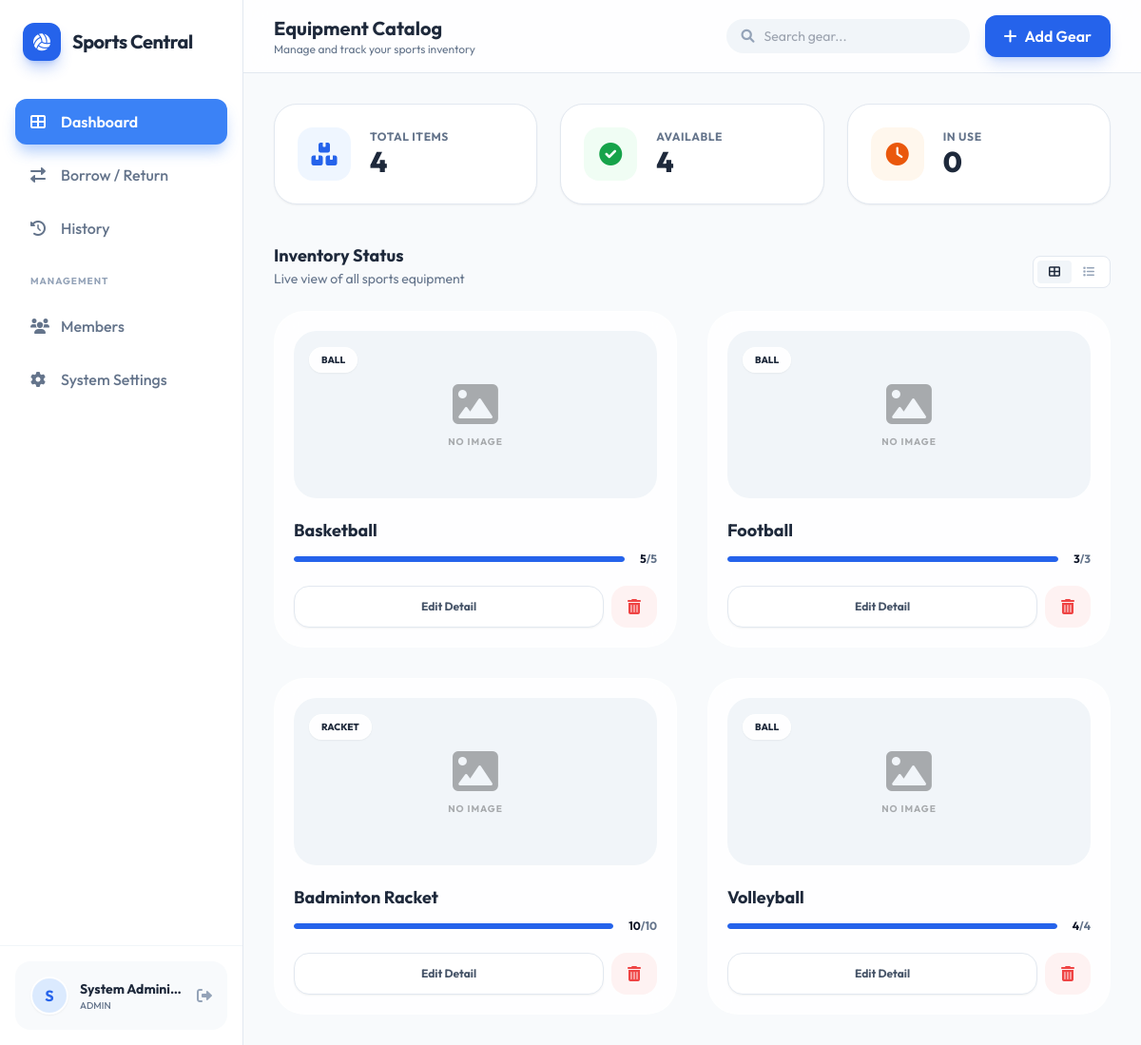
/dashboard.php (signed in), run on the app's committed database.
### tables this page shows
CREATE TABLE IF NOT EXISTS equipment (
    id INT AUTO_INCREMENT PRIMARY KEY,
    name VARCHAR(100) NOT NULL,
    category VARCHAR(50),
    total_quantity INT DEFAULT 1,
    available_quantity INT DEFAULT 1,
    status ENUM('available', 'maintenance', 'retired') DEFAULT 'available',
    image_url VARCHAR(255),
    created_at TIMESTAMP DEFAULT CURRENT_TIMESTAMP
);

### dashboard.php (the view, shortened to what this page needs)
<?php
$database = new Database();
$db = $database->getConnection();
$query = "SELECT * FROM equipment ORDER BY created_at DESC";
$stmt = $db->prepare($query);
$stmt->execute();
$equipment = $stmt->fetchAll(PDO::FETCH_ASSOC);
$total = count($equipment);
$available = 0;
foreach($equipment as $item) if($item['available_quantity'] > 0) $available++;
?>
<!DOCTYPE html>
<html lang="th">
<head>
    <script src="https://cdn.tailwindcss.com"></script>
    <link rel="stylesheet" href="https://cdnjs.cloudflare.com/ajax/libs/jquery-confirm/3.3.4/jquery-confirm.min.css">
    <link rel="stylesheet" href="https://cdnjs.cloudflare.com/ajax/libs/font-awesome/6.0.0/css/all.min.css">
</head>
<body class="flex min-h-screen">
    <aside class="sidebar w-64 bg-white border-r border-slate-200 hidden lg:flex flex-col flex-shrink-0">
        <div class="p-6">
            <div class="flex items-center gap-3">
                <div class="w-10 h-10 bg-blue-600 rounded-xl flex items-center justify-center text-white shadow-lg shadow-blue-600/30">
                    <i class="fas fa-volleyball-ball text-lg"></i>
                </div>
                <h1 class="text-xl font-bold text-slate-800 tracking-tight">Sports Central</h1>
            </div>
        </div>
        <nav class="flex-1 px-4 py-4 space-y-2 custom-scrollbar overflow-y-auto">
            <a href="dashboard.php" class="nav-link active flex items-center gap-3 px-4 py-3 rounded-xl font-semibold">
                <i class="fas fa-th-large w-5"></i> Dashboard
            </a>
            <a href="#" class="nav-link flex items-center gap-3 px-4 py-3 rounded-xl text-slate-500 font-medium">
                <i class="fas fa-exchange-alt w-5"></i> Borrow / Return
            </a>
            <a href="#" class="nav-link flex items-center gap-3 px-4 py-3 rounded-xl text-slate-500 font-medium">
                <i class="fas fa-history w-5"></i> History
            </a>
            <div class="pt-4 pb-2 px-4">
                <p class="text-[10px] font-bold text-slate-400 uppercase tracking-widest">Management</p>
            </div>
            <a href="#" class="nav-link flex items-center gap-3 px-4 py-3 rounded-xl text-slate-500 font-medium">
                <i class="fas fa-users w-5"></i> Members
            </a>
            <a href="#" class="nav-link flex items-center gap-3 px-4 py-3 rounded-xl text-slate-500 font-medium">
                <i class="fas fa-cog w-5"></i> System Settings
            </a>
        </nav>
        <div class="p-4 border-t border-slate-100">
            <div class="bg-slate-50 rounded-2xl p-4 flex items-center gap-3">
                <div class="w-10 h-10 rounded-full bg-blue-100 flex items-center justify-center text-blue-600 font-bold border-2 border-white shadow-sm">
                    <?php echo strtoupper(substr($_SESSION['full_name'], 0, 1)); ?>
                </div>
                <div class="flex-1 min-w-0">
                    <p class="text-sm font-bold text-slate-800 truncate"><?php echo $_SESSION['full_name']; ?></p>
                    <p class="text-[10px] font-medium text-slate-500 uppercase"><?php echo $_SESSION['role']; ?></p>
                </div>
                <a href="logout.php" class="text-slate-400 hover:text-red-500 transition-colors">
                    <i class="fas fa-sign-out-alt"></i>
                </a>
            </div>
        </div>
    </aside>
    <main class="flex-1 flex flex-col min-w-0 bg-slate-50 overflow-hidden">
        <header class="bg-white/80 backdrop-blur-md border-b border-slate-200 px-8 py-4 flex justify-between items-center sticky top-0 z-10">
            <div>
                <h2 class="text-xl font-bold text-slate-800">Equipment Catalog</h2>
                <p class="text-xs text-slate-500">Manage and track your sports inventory</p>
            </div>
            <div class="flex items-center gap-4">
                <div class="relative hidden md:block">
                    <i class="fas fa-search absolute left-4 top-1/2 -translate-y-1/2 text-slate-400 text-sm"></i>
                    <input type="text" placeholder="Search gear..." class="bg-slate-100 border-none rounded-full pl-10 pr-4 py-2 text-sm focus:ring-2 focus:ring-blue-500 w-64 transition-all">
                </div>
                <button onclick="addEquipment()" class="bg-blue-600 hover:bg-blue-700 text-white px-5 py-2.5 rounded-xl font-semibold flex items-center gap-2 shadow-lg shadow-blue-600/20 transition-all active:scale-95">
                    <i class="fas fa-plus"></i> <span class="hidden sm:inline">Add Gear</span>
                </button>
            </div>
        </header>
        <div class="flex-1 overflow-y-auto p-8 custom-scrollbar">
            <div class="grid grid-cols-1 md:grid-cols-3 gap-6 mb-10">
                <div class="bg-white p-6 rounded-3xl shadow-sm border border-slate-200 flex items-center gap-5">
                    <div class="w-14 h-14 bg-blue-50 rounded-2xl flex items-center justify-center text-blue-600">
                        <i class="fas fa-boxes-stacked text-2xl"></i>
                    </div>
                    <div>
                        <p class="text-slate-500 text-xs font-bold uppercase tracking-wider">Total Items</p>
                        <h4 class="text-3xl font-extrabold text-slate-800"><?php echo $total; ?></h4>
                    </div>
                </div>
                <div class="bg-white p-6 rounded-3xl shadow-sm border border-slate-200 flex items-center gap-5">
                    <div class="w-14 h-14 bg-green-50 rounded-2xl flex items-center justify-center text-green-600">
                        <i class="fas fa-check-circle text-2xl"></i>
                    </div>
                    <div>
                        <p class="text-slate-500 text-xs font-bold uppercase tracking-wider">Available</p>
                        <h4 class="text-3xl font-extrabold text-slate-800"><?php echo $available; ?></h4>
                    </div>
                </div>
                <div class="bg-white p-6 rounded-3xl shadow-sm border border-slate-200 flex items-center gap-5">
                    <div class="w-14 h-14 bg-orange-50 rounded-2xl flex items-center justify-center text-orange-600">
                        <i class="fas fa-clock text-2xl"></i>
                    </div>
                    <div>
                        <p class="text-slate-500 text-xs font-bold uppercase tracking-wider">In Use</p>
                        <h4 class="text-3xl font-extrabold text-slate-800"><?php echo $total - $available; ?></h4>
                    </div>
                </div>
            </div>
            <div class="flex justify-between items-end mb-6">
                <div>
                    <h3 class="text-lg font-bold text-slate-800">Inventory Status</h3>
                    <p class="text-sm text-slate-500">Live view of all sports equipment</p>
                </div>
                <div class="flex gap-2">
                    <div class="bg-white border border-slate-200 rounded-lg p-1 flex">
                        <button class="px-3 py-1 bg-slate-100 rounded text-slate-800 font-semibold text-xs"><i class="fas fa-th-large"></i></button>
                        <button class="px-3 py-1 text-slate-400 hover:text-slate-600 text-xs"><i class="fas fa-list"></i></button>
                    </div>
                </div>
            </div>
            <div class="grid grid-cols-1 md:grid-cols-2 xl:grid-cols-3 2xl:grid-cols-4 gap-8">
                <?php foreach($equipment as $item): ?>
                <div class="glass-card rounded-[2rem] p-5 flex flex-col group">
                    <div class="relative h-44 bg-slate-100 rounded-[1.5rem] mb-5 overflow-hidden flex items-center justify-center group-hover:shadow-inner transition-all">
                        <?php if($item['image_url']): ?>
                            <img src="<?php echo $item['image_url']; ?>" alt="<?php echo $item['name']; ?>" class="w-full h-full object-cover">
                        <?php else: ?>
                            <div class="flex flex-col items-center gap-2 opacity-30 group-hover:opacity-60 transition-opacity">
                                <i class="fas fa-image text-5xl"></i>
                                <span class="text-[10px] uppercase font-bold tracking-widest">No Image</span>
                            </div>
                        <?php endif; ?>
                        <div class="absolute top-4 left-4">
                            <span class="px-3 py-1.5 backdrop-blur-md bg-white/90 text-slate-800 text-[10px] font-extrabold uppercase rounded-full shadow-sm border border-white/50">
                                <?php echo $item['category']; ?>
                            </span>
                        </div>
                    </div>
                    <div class="flex-1">
                        <div class="flex justify-between items-start mb-2">
                            <h3 class="text-lg font-bold text-slate-800 line-clamp-1 group-hover:text-blue-600 transition-colors"><?php echo $item['name']; ?></h3>
                        </div>
                        <div class="flex items-center gap-4 mb-5">
                            <div class="flex-1 bg-slate-100 h-1.5 rounded-full overflow-hidden">
                                <div class="bg-blue-600 h-full rounded-full" style="width: <?php echo ($item['available_quantity'] / $item['total_quantity']) * 100; ?>%"></div>
                            </div>
                            <span class="text-xs font-bold text-slate-500">
                                <span class="text-slate-900"><?php echo $item['available_quantity']; ?></span>/<?php echo $item['total_quantity']; ?>
                            </span>
                        </div>
                    </div>
                    <div class="flex gap-2">
                        <button onclick="editEquipment(<?php echo htmlspecialchars(json_encode($item)); ?>)" class="flex-1 py-3 bg-white border border-slate-200 hover:border-blue-500 hover:text-blue-600 text-slate-600 rounded-2xl text-xs font-bold transition-all active:scale-95 shadow-sm">
                            Edit Detail
                        </button>
                        <button onclick="deleteEquipment(<?php echo $item['id']; ?>)" class="w-12 h-11 bg-red-50 hover:bg-red-100 text-red-500 rounded-2xl flex items-center justify-center transition-all active:scale-95">
                            <i class="fas fa-trash-alt"></i>
                        </button>
                    </div>
                </div>
                <?php endforeach; ?>
            </div>
        </div>
    </main>
</body>
</html>

### dashboard.php (style rules this page uses)
body { font-family: 'Outfit', 'Prompt', sans-serif; background-color: #f8fafc; }
.sidebar { transition: all 0.3s cubic-bezier(0.4, 0, 0.2, 1); }
.glass-card { background: rgba(255, 255, 255, 0.8); backdrop-filter: blur(12px); border: 1px solid rgba(255, 255, 255, 0.5); transition: all 0.3s ease; }
.nav-link { transition: all 0.2s ease; }
.nav-link.active { background: #3b82f6; color: white; box-shadow: 0 10px 15px -3px rgba(59, 130, 246, 0.4); }

### data on the page
equipment: shows "NO IMAGE", category "BALL", name "Basketball", available_quantity "5", total_quantity "5"
equipment: shows "NO IMAGE", category "BALL", name "Football", available_quantity "3", total_quantity "3"
equipment: shows "NO IMAGE", category "RACKET", name "Badminton Racket", available_quantity "10", total_quantity "10"
equipment: shows "NO IMAGE", category "BALL", name "Volleyball", available_quantity "4", total_quantity "4"

### other printed values
substr($_SESSION['full_name'], 0, 1) "S"
$_SESSION['full_name'] "System Admini…"
$_SESSION['role'] "ADMIN"
$total "4"
$available "4"
$total - $available "0"
